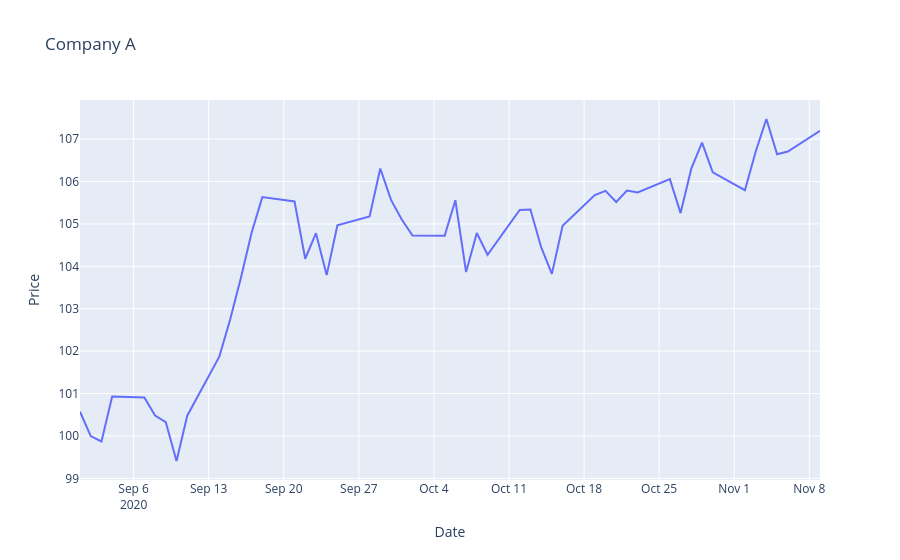

Notebook code cell kept with this figure:
### Code cell
import numpy as np
import pandas as pd
import plotly.express as px

returns = np.random.randn(50)
price = 100 + np.cumsum(returns)
dates = pd.date_range(start='2020-09-01', periods=50, freq='B')
df = pd.DataFrame(zip(dates, price), columns=['Date', 'Company_A'])

fig = px.line(df, 
              x='Date', 
              y='Company_A',
              title='Company A')

fig.update_layout(
    xaxis_title='Date',
    yaxis_title='Price'
)

fig.show()
